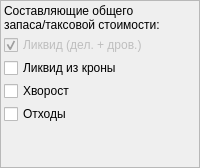
           <widget class="QFrame" name="frame">
            <property name="frameShape">
             <enum>QFrame::StyledPanel</enum>
            </property>
            <layout class="QVBoxLayout" name="verticalLayout_14">
             <property name="spacing">
              <number>3</number>
             </property>
             <property name="leftMargin">
              <number>3</number>
             </property>
             <property name="topMargin">
              <number>3</number>
             </property>
             <property name="rightMargin">
              <number>3</number>
             </property>
             <property name="bottomMargin">
              <number>3</number>
             </property>
             <item>
              <widget class="QLabel" name="label_18">
               <property name="text">
                <string>Составляющие общего
запаса/таксовой стоимости:</string>
               </property>
              </widget>
             </item>
             <item>
              <widget class="QCheckBox" name="checkBox_9">
               <property name="enabled">
                <bool>false</bool>
               </property>
               <property name="text">
                <string>Ликвид (дел. + дров.)</string>
               </property>
               <property name="checked">
                <bool>true</bool>
               </property>
              </widget>
             </item>
             <item>
              <widget class="QCheckBox" name="checkBox_10">
               <property name="enabled">
                <bool>true</bool>
               </property>
               <property name="text">
                <string>Ликвид из кроны</string>
               </property>
              </widget>
             </item>
             <item>
              <widget class="QCheckBox" name="checkBox_11">
               <property name="enabled">
                <bool>true</bool>
               </property>
               <property name="text">
                <string>Хворост</string>
               </property>
              </widget>
             </item>
             <item>
              <widget class="QCheckBox" name="checkBox_12">
               <property name="enabled">
                <bool>true</bool>
               </property>
               <property name="text">
                <string>Отходы</string>
               </property>
              </widget>
             </item>
             <item>
              <spacer name="verticalSpacer_5">
               <property name="orientation">
                <enum>Qt::Vertical</enum>
               </property>
               <property name="sizeHint" stdset="0">
                <size>
                 <width>20</width>
                 <height>40</height>
                </size>
               </property>
              </spacer>
             </item>
            </layout>
           </widget>
